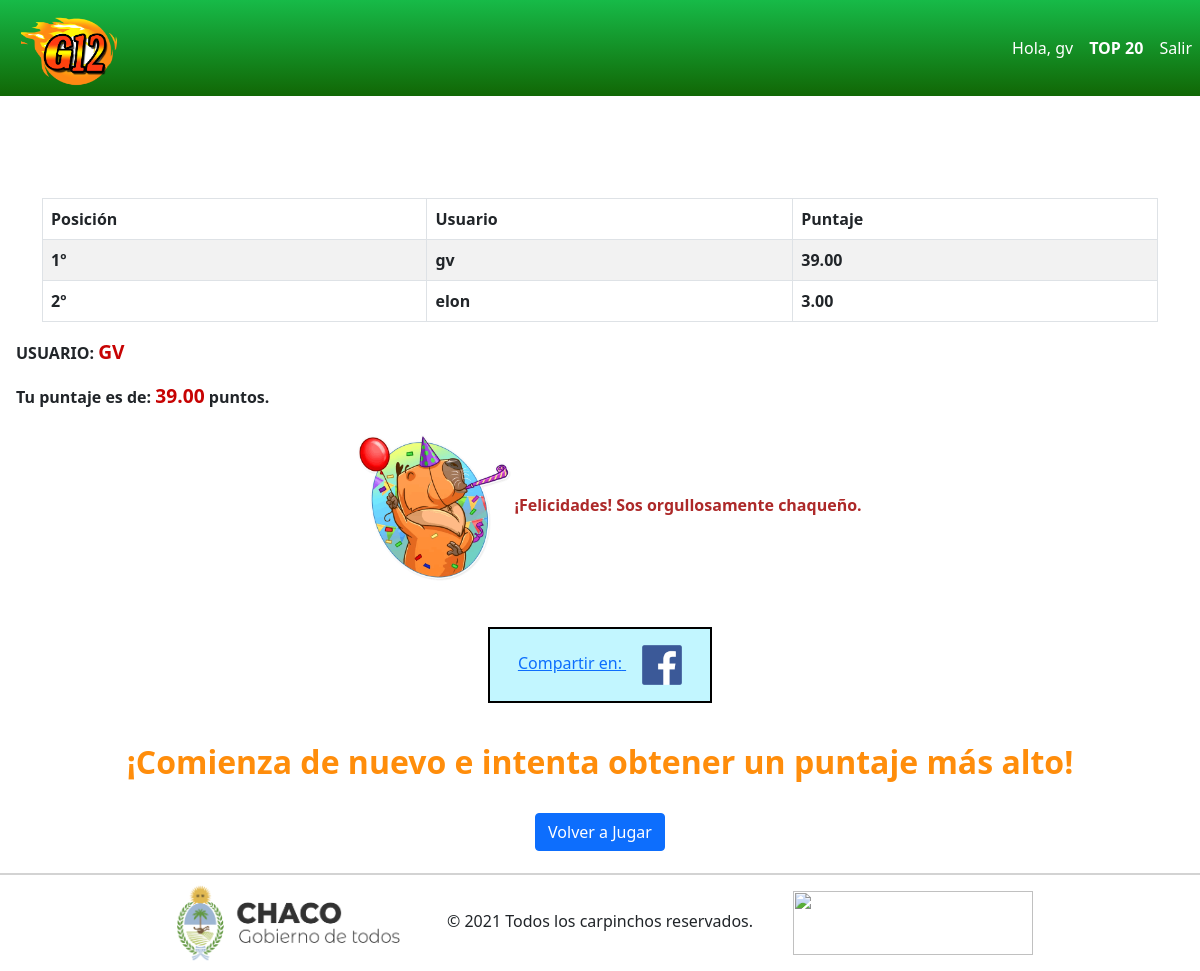
Page /tablero/ (signed in) on the earlier database version.
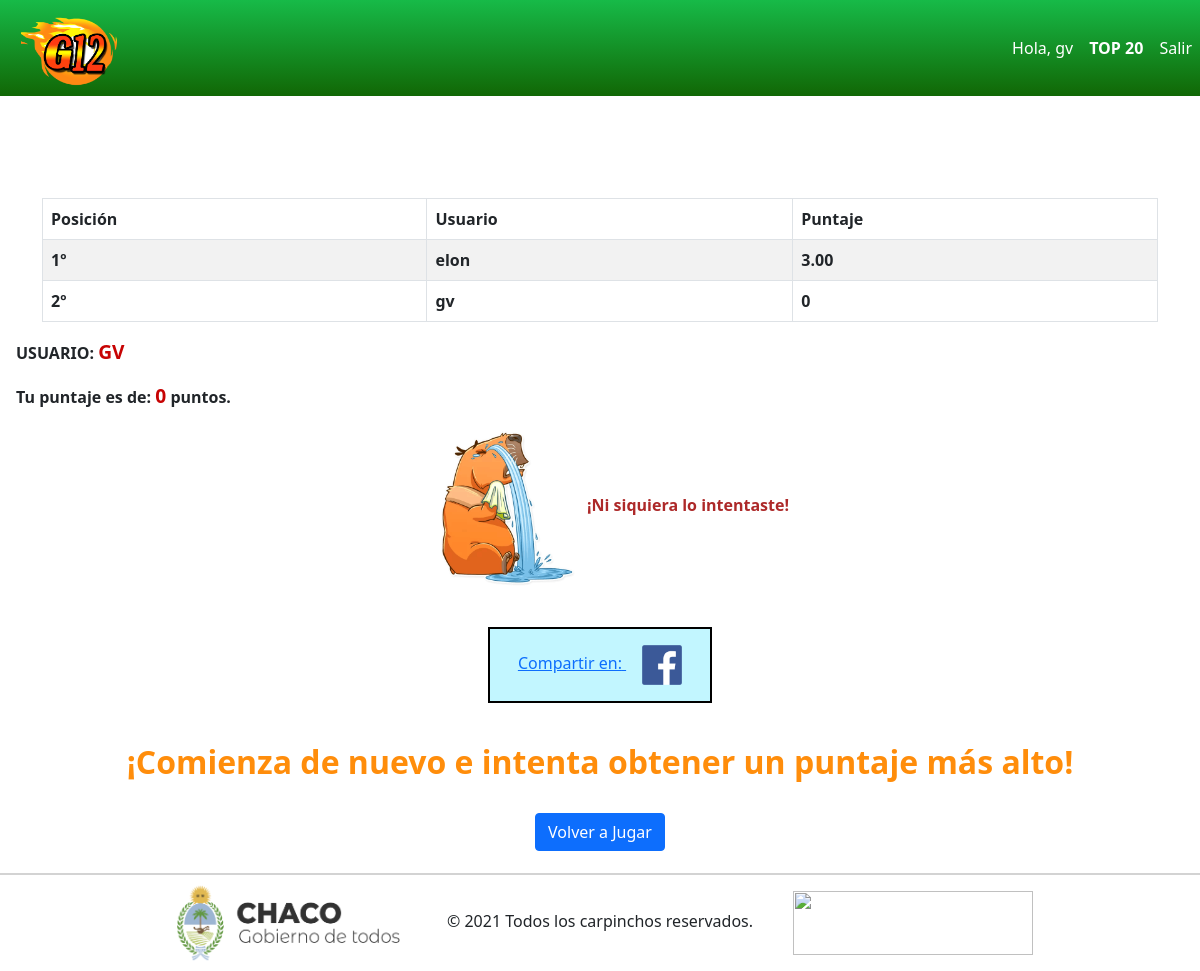
Same page on the later database version.
### Quiz/models.py (models this page shows, shortened)
class QuizUsuario(models.Model):
    usuario = models.OneToOneField(User, on_delete=models.CASCADE)
    puntaje_total = models.DecimalField(verbose_name='puntaje total', default = 0, decimal_places= 2, max_digits=10, null=True)

### Quiz/views.py (the view)
# urls.py: path('tablero/', tablero, name='tablero'),
@login_required(login_url='login')
def tablero(request):
    total_usuarios_quiz = QuizUsuario.objects.order_by('-puntaje_total')[:20]
    contador = total_usuarios_quiz.count()
    context = {
        'usuario_quiz': total_usuarios_quiz,
        'contar_user':contador,
    }
    return render(request,'play/tablero.html',context)

### templates/play/tablero.html (shortened to what this page needs)
{% extends 'base.html' %}
{% load static %}
{% block contenido %}
    <div class="container">
        <h1 class="text-center my-4">
            <span class="badge badge-info">
            </span>
        </h1>
        <table class="table table-striped table-bordered">
            <thead>
                <tr>
                    <th>Posición</th>
                    <th>Usuario</th>
                    <th>Puntaje</th>
                </tr>
            </thead>
            <tbody>
                {% for user_quiz in usuario_quiz %}
                <tr>
                    <th>{{forloop.counter}}º</th>
                    <th>{{user_quiz.usuario.username}}</th>
                    {% if user_quiz.puntaje_total == None %}
                        <th>0</th>
                    {% else %}
                        <th>{{user_quiz.puntaje_total}}</th>
                    {% endif %}
                </tr>
                {% endfor %}
            </tbody>
        </table>
    </div>
    <div class="puntaje">
        <p> USUARIO: <span class="puntaje_actual">{{user.username.upper}}</span></p>
        {% for user_quiz in usuario_quiz %}
            {% if user.username == user_quiz.usuario.username %}
                {% if user_quiz.puntaje_total == None %}
                    <p>Tu puntaje es de:  <span class="puntaje_actual">0</span> puntos.</p>
                    <div class="imagen-puntaje"><img src="{% static 'images/muymalo.png' %}" alt=""><span>¡Ni siquiera lo intentaste!</span>
                    </div>
                {% else %}
                    <p>Tu puntaje es de: <span class="puntaje_actual">{{user_quiz.puntaje_total}}</span> puntos.</p>
                    {% if user_quiz.puntaje_total <= 14  %}
                        <div class="imagen-puntaje"><img src="{% static 'images/malo.png' %}" alt=""><span>¡Mejor suerte para la próxima!</span>
                        </div>
                    {% elif user_quiz.puntaje_total > 14 and user_quiz.puntaje_total <= 24 %}
                        <div class="imagen-puntaje"><img src="{% static 'images/mediano.png' %}" alt=""><span>¡Buen intento! Pero se puede mejorar.</span>
                        </div>
                    {% elif user_quiz.puntaje_total > 24 %}
                        <div class="imagen-puntaje"><img src="{% static 'images/bueno.png' %}" alt=""><span>¡Felicidades! Sos orgullosamente chaqueño.</span>
                        </div>
                    {% endif %}
                {% endif %}
            {% endif %}
        {% endfor %}
    </div>
    <div class="share">
        <a href="#"
            onclick="
                window.open(
                'https://www.facebook.com/sharer/sharer.php?u='+encodeURIComponent(location.href),
                'facebook-share-dialog',
                'width=626,height=436');
                return false;"><div class="cuadrito"><span>Compartir en:</span>
            <img class="facebooklogo" src="{% static 'images/fb.png' %}" alt="">
        </a></div>
    <div class="jugar-denuevo">
        <h2 class="comienza">¡Comienza de nuevo e intenta obtener un puntaje más alto!</h2><br>
        <a href="{% url 'atencion' %}"><button type="button" class="btn btn-primary">Volver a Jugar </button></a>
        <br><br><br><br><br><br>
    </div>
    {% endblock %}

### templates/base.html (shortened to what this page needs)
{% load static %}
<!DOCTYPE html>
<html lang="es">
<head>
    <link href="https://cdn.jsdelivr.net/npm/bootstrap@5.1.0/dist/css/bootstrap.min.css" rel="stylesheet">
    <link rel="stylesheet" type="text/css" href="{% static 'css/main.css' %}">
</head>
<header>
    {% include "includes/navbar.html" %}
</header>
<body class="fondo-general">
    {% block contenido %}
    {% endblock %}
</body>
{% include "includes/footer.html" %}
</html>

### templates/includes/navbar.html (shortened to what this page needs)
{% load static %}
<nav class="navbar navbar-expand-lg navbar-light" style="background: linear-gradient(180deg, rgba(24,185,34,1) 0%, rgba(23,186,72,1) 0%, rgba(17,103,5,1) 100%); padding-left: 5px;">
    <a href="{% url 'inicio' %}"><img title="Inicio" class="logo-g12" src="{% static 'images/logo.png' %}" alt=""></a>
    <div class="collapse navbar-collapse justify-content-end" id="navbarNav">
      <ul class="navbar-nav">
        {% if user.is_authenticated %}
        <li class="nav-item active">
          <a class="nav-link" href="#" style="color:white">Hola, {{user.username}}</a>
        </li>
        <li class="nav-item">
          <a class="nav-link" href="{% url 'tablero' %}" style="color:white"><b>TOP 20</b></a>
        </li>
        <li class="nav-item">
          <a class="nav-link" href="{% url 'logout_vista' %}" style="color:white">Salir</a>
        </li>
          {% endif %}
      </ul>
    </div>
  </nav>

### templates/includes/footer.html
{% load static %}
<footer>
    <div class="footer">
        <img title="Inicio" class="logo-chaco" src="{% static 'images/logochaco.png' %}" alt=""><span class="caja-footer">© 2021 Todos los carpinchos reservados.</span><img title="Inicio" class="logo-utn" src="{% static 'images/utn.png' %}" alt="">
    </div>
</footer>

### static/css/main.css (style rules this page uses)
body { height:80vh; }
.logo-g12 { height:10vh; width: 12vh; margin-left: 2vh; }
.puntaje { margin-left:2vh; font-weight: bold; }
.puntaje_actual { color: rgb(199, 3, 3); font-size: 120%; }
.jugar-denuevo { text-align: center; }
.comienza { color: rgb(255, 141, 11); font-weight: bold; }
.footer { position:fixed; text-align: center; border-top: solid lightgray 2px; padding:1vh; bottom:0; left: 0; right: 0; background-color:white; }
.logo-chaco { width: 30vh; height:10vh; margin-right: 5vh; }
.logo-utn { width: 30vh; height:8vh; margin-left: 5vh; }
.imagen-puntaje { text-align: center; color: rgb(173, 41, 41); }
.imagen-puntaje img { width: 20vh; }
.share img { width: 5vh; }
.share { color: blue; text-align: center; padding: 5vh; display:flex; align-items: center; justify-content: center; }
.cuadrito { width: 20%; border: solid black 2px; padding: 2vh; background-color: rgb(194, 246, 255) }
.facebooklogo { margin-left: 2vh; }

Differences in the rows shown:
shown differently, row unchanged: QuizUsuario "elon": moves up the list
changed QuizUsuario "gv": puntaje_total: picture added; puntaje_total "39.00" → (not shown); puntaje_total: picture removed; puntaje_total "¡Felicidades! Sos orgullosamente chaqueño." → "0 0 ¡Ni siquiera lo intentaste!"
